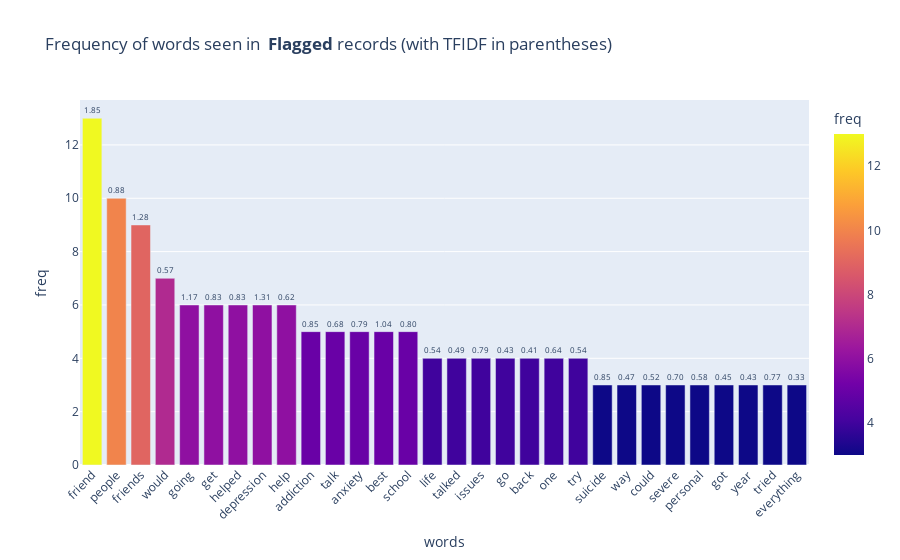

This figure's notebook cell:
### Code cell
# n most frequent
n = 30

fig = px.bar(
    data_frame=f_words_df[:n], x='words', y='freq', color='freq',
    text='tfidf_score_sum', labels={'x': 'words', 'y': 'frequency'},
    title='Frequency of words seen in <b> Flagged </b>records (with TFIDF in parentheses)' )

fig.update_xaxes(tickangle= -45)  
fig.update_traces(
    texttemplate='%{text:.2f}', textposition='outside',
     textfont_size=8)
     
fig.show()

### Figure 1 — Plotly figure (JSON) as saved in the notebook; plotly's stock layout.template omitted (floating-point values rounded to 4 significant figures)
{"data": [{"alignmentgroup": "True", "hovertemplate": "words=%{x}<br>freq=%{marker.color}<br>tfidf_score_sum=%{text}<extra></extra>", "legendgroup": "", "marker": {"color": [13, 10, 9, 7, 6, 6, 6, 6, 6, 5, 5, 5, 5, 5, 4, 4, 4, 4, 4, 4, 4, 3, 3, 3, 3, 3, 3, 3, 3, 3], "coloraxis": "coloraxis", "pattern": {"shape": ""}}, "name": "", "offsetgroup": "", "orientation": "v", "showlegend": false, "text": [1.849, 0.8779, 1.279, 0.5691, 1.168, 0.8266, 0.8268, 1.311, 0.6221, 0.8524, 0.6828, 0.791, 1.044, 0.7978, 0.5372, 0.4906, 0.786, 0.4263, 0.4143, 0.6442, 0.543, 0.8503, 0.4732, 0.5165, 0.7044, 0.5755, 0.4482, 0.4302, 0.767, 0.3333], "textposition": "outside", "x": ["friend", "people", "friends", "would", "going", "get", "helped", "depression", "help", "addiction", "talk", "anxiety", "best", "school", "life", "talked", "issues", "go", "back", "one", "try", "suicide", "way", "could", "severe", "personal", "got", "year", "tried", "everything"], "xaxis": "x", "y": [13, 10, 9, 7, 6, 6, 6, 6, 6, 5, 5, 5, 5, 5, 4, 4, 4, 4, 4, 4, 4, 3, 3, 3, 3, 3, 3, 3, 3, 3], "yaxis": "y", "type": "bar", "textfont": {"size": 8}, "texttemplate": "%{text:.2f}"}], "layout": {"xaxis": {"anchor": "y", "domain": [0, 1], "title": {"text": "words"}, "tickangle": -45}, "yaxis": {"anchor": "x", "domain": [0, 1], "title": {"text": "freq"}}, "coloraxis": {"colorbar": {"title": {"text": "freq"}}, "colorscale": [[0, "#0d0887"], [0.1111, "#46039f"], [0.2222, "#7201a8"], [0.3333, "#9c179e"], [0.4444, "#bd3786"], [0.5556, "#d8576b"], [0.6667, "#ed7953"], [0.7778, "#fb9f3a"], [0.8889, "#fdca26"], [1, "#f0f921"]]}, "legend": {"tracegroupgap": 0}, "title": {"text": "Frequency of words seen in <b> Flagged </b>records (with TFIDF in parentheses)"}, "barmode": "relative"}}
